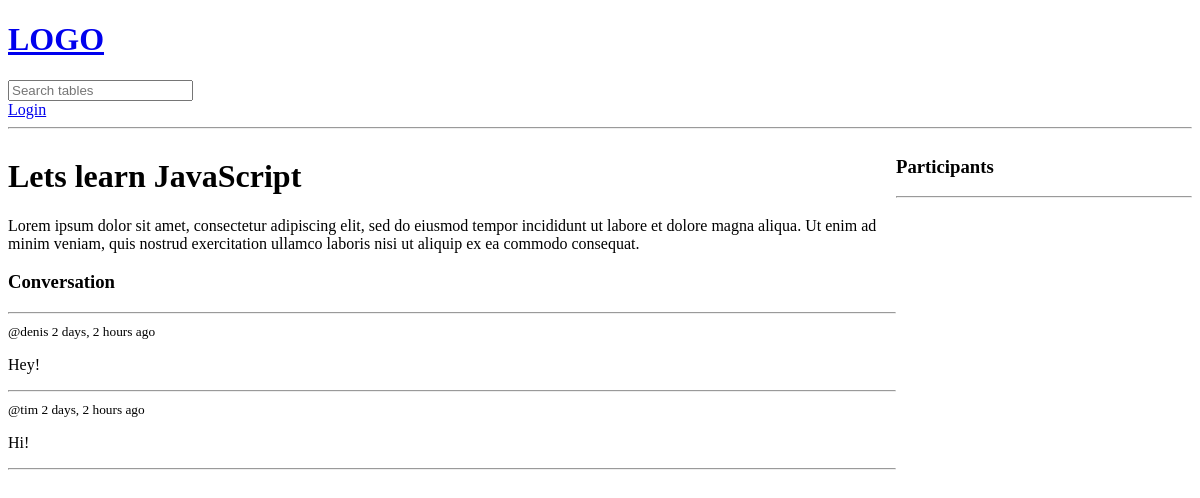
The app's page /table/1/, older data.
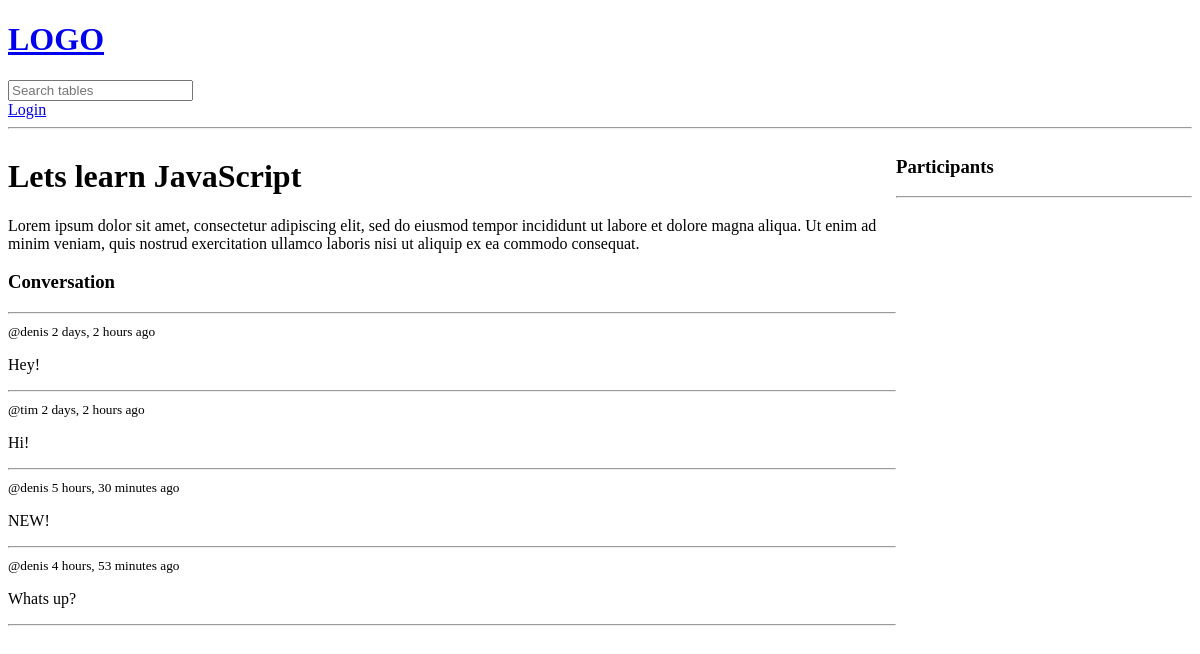
The same page, newer data.
### tabletalks/base/models.py (models this page shows, shortened)
class Table(models.Model):
    host = models.ForeignKey(User, on_delete=models.SET_NULL, null=True)
    topic = models.ForeignKey(Topic, on_delete=models.SET_NULL, null=True)
    name = models.CharField(max_length=200)
    description = models.TextField(null=True, blank=True)
    participants = models.ManyToManyField(
        User, related_name='participants', blank=True
    )
    updated = models.DateTimeField(auto_now=True)
    created = models.DateTimeField(auto_now_add=True)
    class Meta:
        ordering = ['-updated', '-created']

class Message(models.Model):
    user = models.ForeignKey(User, on_delete=models.CASCADE)
    table = models.ForeignKey(Table, on_delete=models.CASCADE)
    body = models.TextField()
    updated = models.DateTimeField(auto_now=True)
    created = models.DateTimeField(auto_now_add=True)

### tabletalks/base/views.py (the view, shortened to what this page needs)
# urls.py: path('table/<str:pk>/', views.table, name='table'),
def table(request, pk):
    table = Table.objects.get(id=pk)
    table_messages = table.message_set.all().order_by('created')
    participants = table.participants.all()
    context = {
        'table': table,
        'table_messages': table_messages,
        'participants': participants,
    }
    return render(request, 'base/table.html', context)

### tabletalks/base/templates/base/table.html (shortened to what this page needs)
{% extends 'main.html' %}
{% block content %}
<div class="room-container">
    <div>
        <h1>{{ table.name }}</h1>
        <p>{{ table.description }}</p>
        <div class="comment-wrapper">
            <h3>Conversation</h3>
            <hr>
            {% for message in table_messages %}
            <div>
                <small>@{{ message.user }}  {{ message.created | timesince }} ago</small>
                <p>{{ message.body }}</p>
                <hr>
            </div>
            {% endfor %}
        </div>
    </div>
    <div>
        <h3>Participants</h3>
        <hr>
    </div>
</div>
{% endblock content %}

### tabletalks/templates/main.html (shortened to what this page needs)
<!doctype html>
<html lang="en">
<head>
</head>
<body>
    {% include 'navbar.html' %}
    {% block content %}
    {% endblock %}
</body>
</html>

### tabletalks/templates/navbar.html
<a href="/">
    <h1>LOGO</h1>
</a>
<form method="GET" action="{% url 'home' %}">
    <input type="text" name="q" placeholder="Search tables"/>
</form>
{% if request.user.is_authenticated %}
<p>Hello, {{ request.user }}</p>
<a href="{% url 'logout' %}">Logout</a>
{% else %}
<a href="{% url 'login' %}">Login</a>
{% endif %}
<hr>

### tabletalks/base/templates/base/table.html (style rules this page uses)
.room-container { display: grid; grid-template-columns: 3fr 1fr; }

Row changes from the older to the newer data that the page shows:
added Message: user "denis", created "5 hours, 30 minutes", body "NEW!"
added Message: user "denis", created "4 hours, 53 minutes", body "Whats up?"
